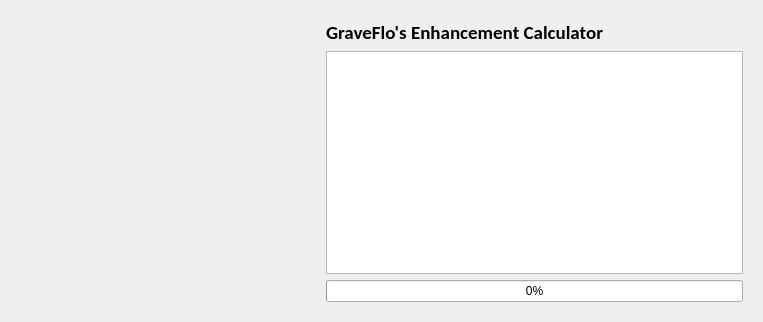
<?xml version="1.0" encoding="UTF-8"?>
<ui version="4.0">
 <class>Form</class>
 <widget class="QWidget" name="Form">
  <property name="geometry">
   <rect>
    <x>0</x>
    <y>0</y>
    <width>763</width>
    <height>318</height>
   </rect>
  </property>
  <property name="windowTitle">
   <string>Form</string>
  </property>
  <layout class="QHBoxLayout" name="horizontalLayout">
   <item>
    <widget class="QWidget" name="widget_2" native="true">
     <property name="minimumSize">
      <size>
       <width>300</width>
       <height>300</height>
      </size>
     </property>
     <property name="maximumSize">
      <size>
       <width>300</width>
       <height>300</height>
      </size>
     </property>
    </widget>
   </item>
   <item>
    <widget class="QWidget" name="widget" native="true">
     <layout class="QVBoxLayout" name="verticalLayout">
      <item>
       <widget class="QLabel" name="label">
        <property name="font">
         <font>
          <family>Calibri</family>
          <pointsize>14</pointsize>
          <weight>75</weight>
          <bold>true</bold>
         </font>
        </property>
        <property name="text">
         <string>GraveFlo's Enhancement Calculator</string>
        </property>
       </widget>
      </item>
      <item>
       <widget class="QListWidget" name="listWidget"/>
      </item>
      <item>
       <widget class="QProgressBar" name="progressBar">
        <property name="value">
         <number>0</number>
        </property>
       </widget>
      </item>
     </layout>
    </widget>
   </item>
  </layout>
 </widget>
 <resources/>
 <connections/>
</ui>
